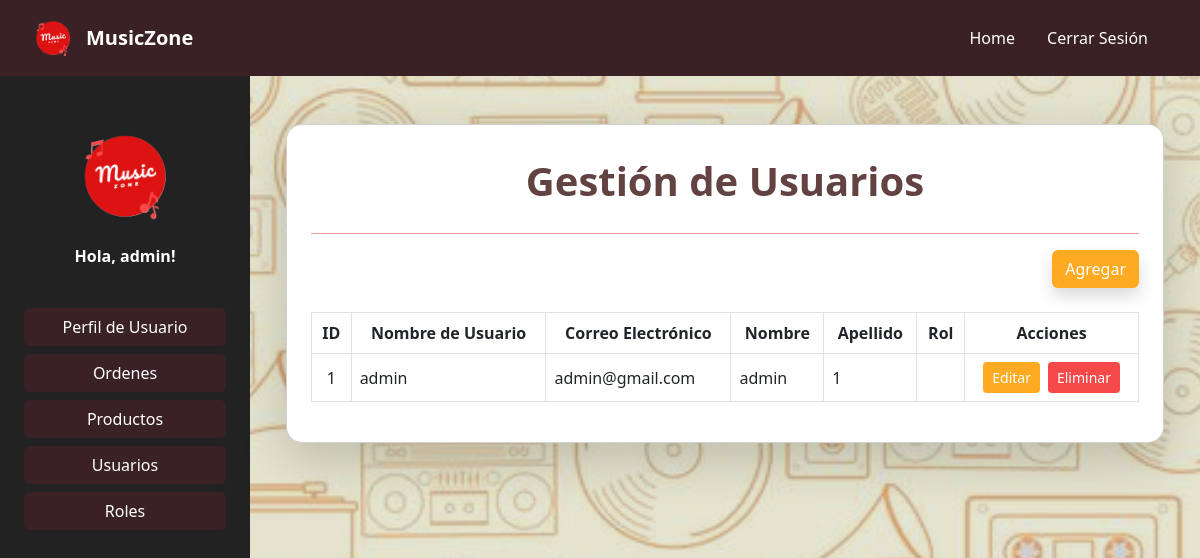
Page /usuarios/usuarios/ (signed in) on the earlier database version.
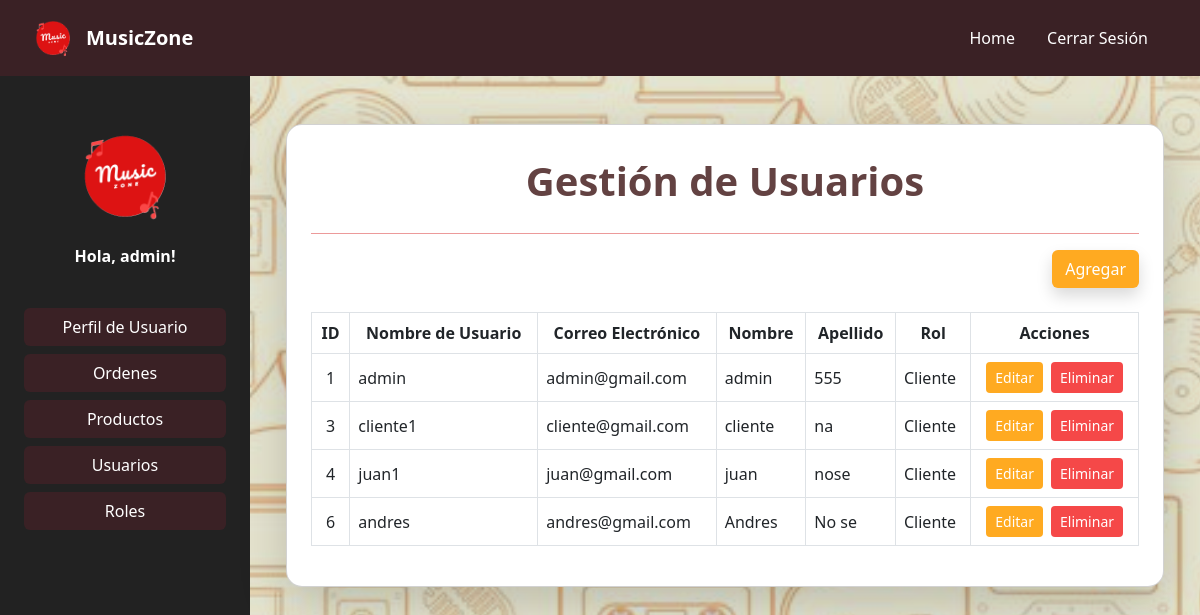
Same page on the later database version.
### Users/models.py (models this page shows, shortened)
class User(AbstractUser):
    name = models.CharField(max_length=100, verbose_name='Nombre')
    last_name = models.CharField(max_length=100, verbose_name='Apellido')
    username = models.CharField(max_length=100, unique=True, verbose_name='Nombre de usuario')
    email = models.EmailField(unique=True, verbose_name='Correo electrónico')
    role = models.ForeignKey(Role, on_delete=models.CASCADE, verbose_name='Rol', null=True, blank=True)
    EMAIL_FIELD = 'email'
    USERNAME_FIELD = 'username'
    REQUIRED_FIELDS = ['email', 'name', 'last_name']

class Role(models.Model):
    role = models.CharField(max_length=100, verbose_name='Rol')

### Users/views.py (the view)
# urls.py: path('usuarios/', views.user, name='user'),
@staff_member_required(login_url='/')
@login_required
def user(request):
    usuarios = User.objects.all()
    return render(request, 'users/user.html', {'usuarios': usuarios})

### Users/templates/users/user.html (shortened to what this page needs)
{% extends 'base.html' %}
{% load static %}
{% block content %}
<link href="https://cdn.jsdelivr.net/npm/bootstrap@5.3.0/dist/css/bootstrap.min.css" rel="stylesheet">
<div class="container py-4">
    <div class="card shadow-lg rounded-4 p-4" style="background-color:white;">
        <h1 class="text-center fw-bold mt-2 mb-4" style="color: #634242">Gestión de Usuarios</h1>
        <hr class="border-1 opacity-75 mt-1 mb-3" style="color: rgb(230, 120, 120);">
        <div class="row mb-4 align-items-center">
            <div class="col-12 col-md-6 text-md-end mt-2 mt-md-0">
                <a href="{% url 'users:add_user' %}" class="btn shadow"
                    style="background-color: #ffaa21; color: white;">Agregar</a>
            </div>
        </div>
        <div class="table-responsive">
            <table id="usersTable" class="table table-bordered table-hover align-middle">
                <thead class="text-center">
                    <tr>
                        <th>ID</th>
                        <th>Nombre de Usuario</th>
                        <th>Correo Electrónico</th>
                        <th>Nombre</th>
                        <th>Apellido</th>
                        <th>Rol</th>
                        <th>Acciones</th>
                    </tr>
                </thead>
                <tbody>
                    {% for usuario in usuarios %}
                    <tr>
                        <td class="text-center">{{ usuario.id }}</td>
                        <td>{{ usuario.username }}</td>
                        <td>{{ usuario.email }}</td>
                        <td>{{ usuario.name }}</td>
                        <td>{{ usuario.last_name }}</td>
                        <td>{{ usuario.role.role }}</td>
                        <td class="text-center">
                            <div class="d-flex flex-column flex-md-row gap-2 justify-content-center">
                                <a href="{% url 'users:edit_user' usuario_id=usuario.id %}" class="btn btn-sm"
                                   style="background-color: #ffaa21; color: white;">Editar</a>
                                <form action="{% url 'users:remove_user' usuario_id=usuario.id %}" method="POST" class="d-inline">
                                    <button type="submit" class="btn btn-sm"
                                            style="background-color: rgb(245, 72, 72); color: white;"
                                            onclick="return confirm('¿Estás seguro de eliminar este usuario?');">
                                        Eliminar
                                    </button>
                                </form>
                            </div>
                        </td>
                    </tr>
                    {% endfor %}
                </tbody>
            </table>
        </div>
    </div>
</div>
{% endblock %}

### MusicZone/templates/base.html (shortened to what this page needs)
{% load static %}
<!DOCTYPE html>
<html lang="es">
<head>
    <link href="https://cdn.jsdelivr.net/npm/bootstrap@5.3.0/dist/css/bootstrap.min.css" rel="stylesheet">
    <link rel="stylesheet" href="https://cdn.datatables.net/1.13.6/css/dataTables.bootstrap5.min.css">
</head>
<body class="bg-image">
<nav class="navbar navbar-expand-lg navbar-dark px-3" style="background-color: #3a2125;">
    <div class="container-fluid">
        <a class="navbar-brand d-flex align-items-center" href="{% url 'home' %}">
            <img src="{% static 'img/Logo.png' %}" class="me-2" style="max-height: 50px; width: auto;" alt="Logo">
            <span class="fw-bold text-white">MusicZone</span>
        </a>
        <div class="collapse navbar-collapse justify-content-end" id="navbarNav">
            <ul class="navbar-nav">
                <li class="nav-item me-3">
                    <a class="nav-link text-white" href="{% url 'home' %}"> Home</a>
                </li>
                {% if user.is_authenticated %}
                <li class="nav-item me-3">
                    <a class="nav-link text-white" href="{% url 'logout' %}"><ion-icon name="log-out-outline"> Cerrar Sesión</ion-icon></a>
                </li>
                {% endif %}
            </ul>
        </div>
    </div>
</nav>
<div class="d-flex min-vh-100">
        <div class="d-none d-lg-block text-white p-3" style="background-color: #222222; width: 250px;">
            <div class="text-center py-4">
                <img src="{% static 'img/Logo.png' %}" style="height: 120px;" alt="Logo">
                <p class="mt-2 fw-bold">{% if user.is_authenticated %}Hola, {{ user.name }}!{% else %}Bienvenido!{% endif %}</p>
            </div>
            <ul class="nav flex-column px-2">
                {% if user.is_authenticated %}
                <li class="nav-item mb-2">
                    <a href="{% url 'users:user_profile' request.user.id %}" class="btn w-100" style="background-color: #3a2125; color: white;">Perfil de Usuario</a>
                </li>
                {% if user.is_staff %}
                <li class="nav-item mb-2">
                    <a href="{% url 'sales:order_list' %}" class="btn w-100" style="background-color: #3a2125; color: white;">Ordenes</a>
                </li>
                <li class="nav-item mb-2">
                    <a href="{% url 'products:instrumento' %}" class="btn w-100" style="background-color: #3a2125; color: white;">Productos</a>
                </li>
                <li class="nav-item mb-2">
                    <a href="{% url 'users:user' %}" class="btn w-100" style="background-color: #3a2125; color: white;">Usuarios</a>
                </li>
                <li class="nav-item mb-2">
                    <a href="{% url 'users:role' %}" class="btn w-100" style="background-color: #3a2125; color: white;">Roles</a>
                </li>
                {% endif %}
                {% endif %}
            </ul>
        </div>
        <main class="flex-grow-1 p-4">
            {% block content %}{% endblock %}
        </main>
</div>
</body>
</html>

Differences in the rows shown:
changed User "admin": last_name "1" → "555"; role.role (not shown) → "Cliente"
added User: id "3", username "cliente1", email "cliente@gmail.com", name "cliente", last_name "na", role.role "Cliente"
added User: id "4", username "juan1", email "juan@gmail.com", name "juan", last_name "nose", role.role "Cliente"
added User: id "6", username "andres", email "andres@gmail.com", name "Andres", last_name "No se", role.role "Cliente"
